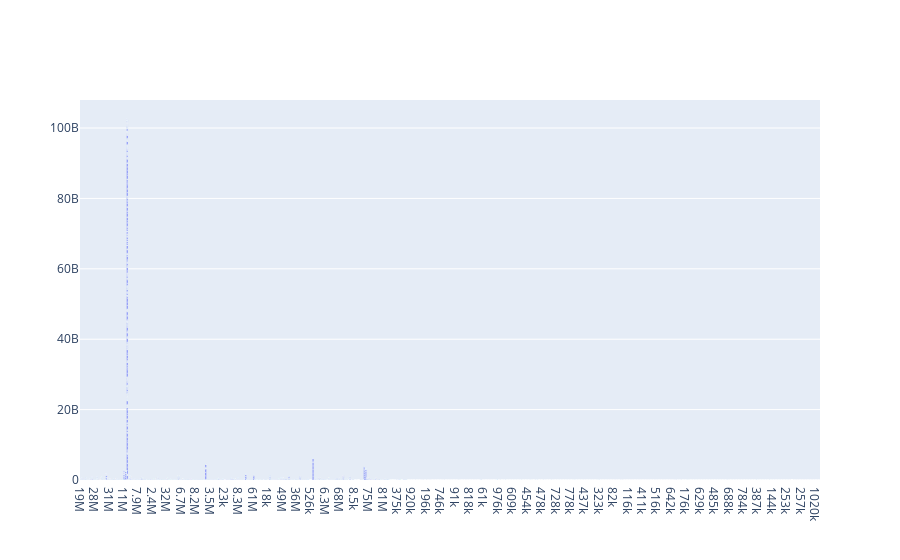

Notebook code for this chart:
### Code cell
data_3=[go.Bar(
        x=apps.Size,
        y=apps.Installs,
)]

plotly.offline.iplot(data_3)

### Figure 1 — Plotly figure (JSON) as saved in the notebook; plotly's stock layout.template omitted (floating-point values rounded to 4 significant figures; data arrays with more than 128 entries replaced by an {"elided": "..."} marker saying what was removed)
{"data": [{"type": "bar", "x": {"elided": "10841 str values"}, "y": {"elided": "10841 str values"}}], "layout": {}}
